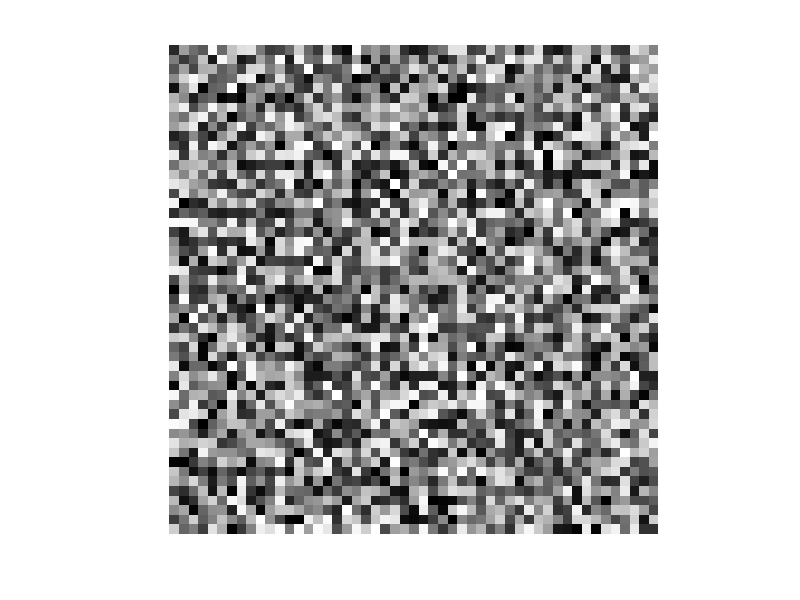
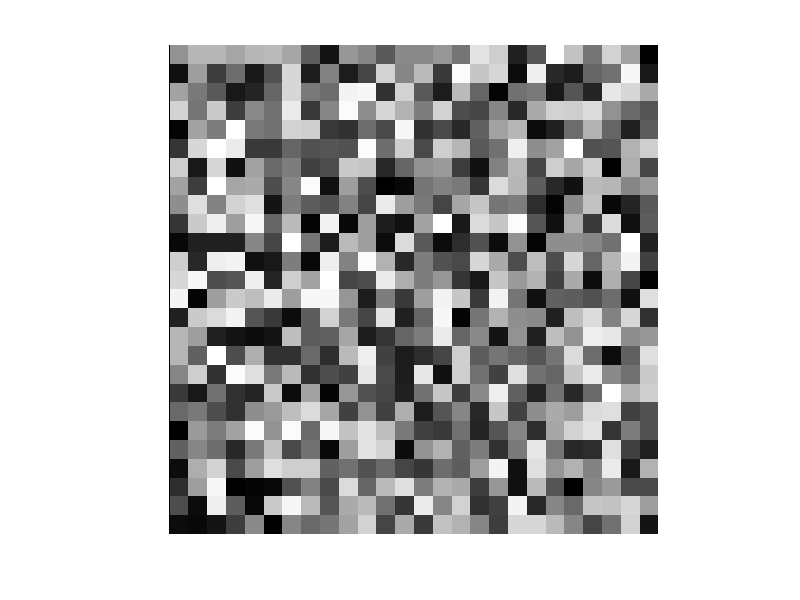
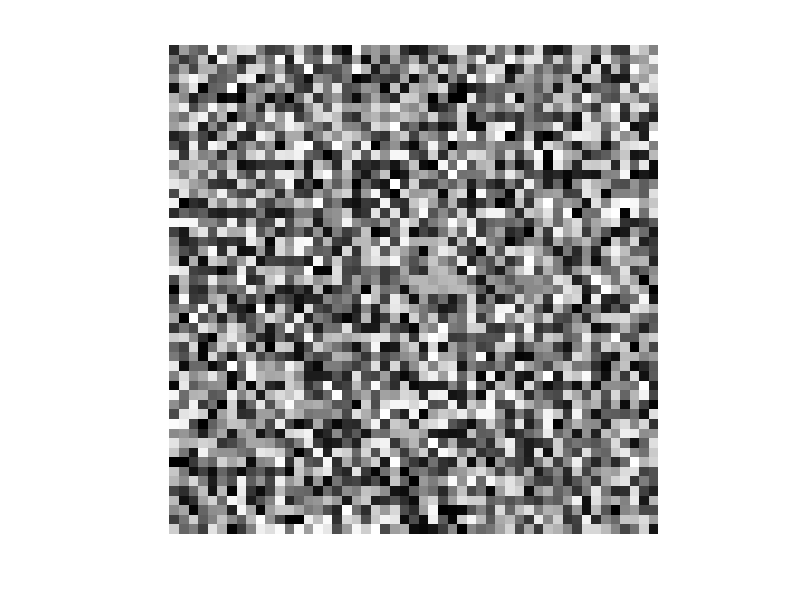

Write MATLAB code to recreate these figures, in order.
I = zeros(51,51);
[row, col] = size(I);
for ii=1:row
   for i=1:col
      I(ii,i) = rand*255;
       
   end
end
figure(1); imshow(mat2gray(I));
imwrite(mat2gray(I),'I1.jpg')
IMove = I(25:50,25:50);

figure(2); imshow(mat2gray(IMove));

I2 = I;
I2(26:51,26:51) = IMove;

figure(3); imshow(mat2gray(I2))
imwrite(mat2gray(I2),'I2.jpg')
